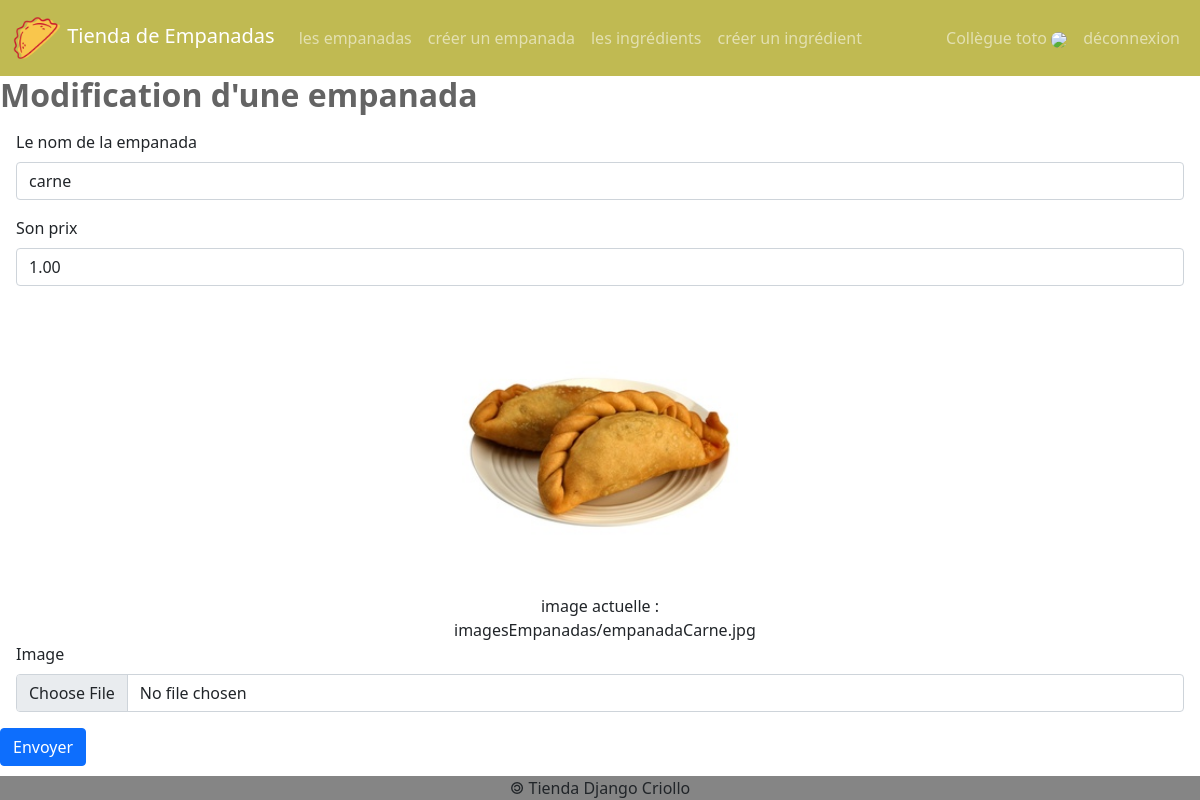
Screenshot of /empanada/1/update/ (signed in) with the database file from the repository.
### empanadas/models.py (models this page shows, shortened)
class Empanada(models.Model):
    idEmpanada = models.AutoField(primary_key=True)
    nomEmpanada = models.CharField(max_length=50)
    prix = models.DecimalField(max_digits=6, decimal_places=2)
    image = models.ImageField(default = 'imagesEmpanadas/default.png', upload_to = 'imagesEmpanadas/')

### empanadas/views.py (the view)
# urls.py: path('empanada/<int:empanada_id>/update/', views.afficherFormulaireModificationEmpanada),
def afficherFormulaireModificationEmpanada(request, empanada_id):
    user = None
    if request.user.is_staff:
        user = User.objects.get(id = request.user.id)
        emp = Empanada.objects.get(idEmpanada = empanada_id)
        return render(
            request,
        'empanadas/formulaireModificationEmpanada.html',
        { 'empanada' : emp, 'user':user }
        )
    elif request.user.is_authenticated:
        return redirect('/empandas')
    else: return redirect('/login')

### empanadas/templates/empanadas/formulaireModificationEmpanada.html (shortened to what this page needs)
{% extends 'empanadas/base.html' %}
{% block main %}
<h2>Modification d'une empanada</h2>
<form
    action="/empanada/{{empanada.idEmpanada}}/updated/"
    method="post"
    enctype="multipart/form-data"
>
    <div class="m-3">
        <label for="id_nomEmpanada" class="form-label">
            Le nom de la empanada
        </label>
        <input
            id="id_nomEmpanada"
            name="nomEmpanada"
            type="text"
            value="{{empanada.nomEmpanada}}"
            maxlength="50"
            required
            class="form-control"
        />
    </div>
    <div class="m-3">
        <label for="id_prix" class="form-label"> Son prix </label>
        <input
            id="id_prixEmpanada"
            name="prix"
            type="number"
            value="{{empanada.prix}}"
            min="0.00"
            max="1000000.00"
            step="0.01"
            maxlength="50"
            required
            class="form-control"
        />
    </div>
    <div class="m-3">
        <figure class="w-25 text-center m-auto">
            <img src="{{MEDIA_URL}}{{empanada.image}}" class="img-fluid" />
            <figcaption>image actuelle : {{empanada.image}}</figcaption>
        </figure>
        <label for="id_image" class="form-label"> Image </label>
        <input
            id="id_image"
            name="image"
            type="file"
            accept="image/*"
            class="form-control"
        />
    </div>
    <button type="submit" class="btn btn-primary">Envoyer</button>
</form>
{% endblock %}

### comptes/templates/comptes/menuStaff.html (shortened to what this page needs)
{% load static %}
<nav class="navbar navbar-expand-lg navbar-dark bg-success">
    <div class="container-fluid">
        <a class="navbar-brand" href="/empanadas"
            ><img
                src="{% static 'empanadas/img/empanadas.webp' %}"
                height="50em"
                width="50em"
            />
            Tienda de Empanadas</a
        >
        <div id="navbarText" class="collapse navbar-collapse">
            <ul class="navbar-nav me-auto mb-2 mb-lg-0">
                <li class="nav-item">
                    <a class="nav-link" href="/empanadas">les empanadas</a>
                </li>
                <li class="nav-item">
                    <a class="nav-link" href="/empanadas/add"
                        >créer un empanada</a
                    >
                </li>
                <li class="nav-item">
                    <a class="nav-link" href="/ingredients">les ingrédients</a>
                </li>
                <li class="nav-item">
                    <a class="nav-link" href="/ingredients/add"
                        >créer un ingrédient</a
                    >
                </li>
            </ul>
            <ul class="navbar-nav">
                <li class="nav-item">
                    <span class="nav-link">Collègue {{user}}
                        <img src="{{MEDIA_URL}}{{user.image}}"  class="rounded-circle"/>
                    </span>
                <li class="nav-item">
                    <a class="nav-link" href="/logout"> déconnexion </a>
                </li>
            </ul>
        </div>
    </div>
</nav>

### empanadas/static/empanadas/css/styles.css (style rules this page uses)
body { display: flex; min-height: 100vh; flex-direction: column; }
.bg-success, .container-fluid { background-color: rgb(192, 186, 82) !important; }
h2 { font-weight: bold; color: rgb(100, 100, 100); }
.img-fluid { margin: auto; display: flex; width: 25rem; padding: 0.5em; }
.rounded-circle { width: 2em; height: auto; border-radius: 50%; }

### rows the page displays
Empanada: nomEmpanada "carne", prix "1.00", image (picture), image "imagesEmpanadas/empanadaCarne.jpg"

### other values shown
{{ user }} "toto"
